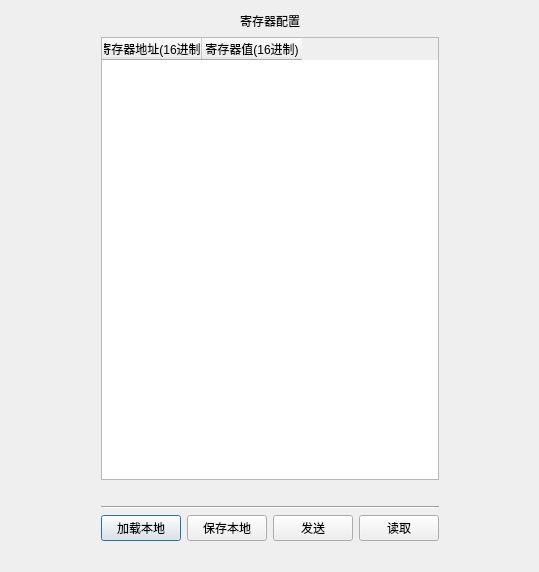
<?xml version="1.0" encoding="UTF-8"?>
<ui version="4.0">
 <class>RegisiterSetDialog</class>
 <widget class="QDialog" name="RegisiterSetDialog">
  <property name="geometry">
   <rect>
    <x>0</x>
    <y>0</y>
    <width>539</width>
    <height>572</height>
   </rect>
  </property>
  <property name="windowTitle">
   <string>寄存器配置界面</string>
  </property>
  <property name="windowIcon">
   <iconset resource="img.qrc">
    <normaloff>:/new/image/images/ccClippingBoxMultExport.png</normaloff>:/new/image/images/ccClippingBoxMultExport.png</iconset>
  </property>
  <layout class="QGridLayout" name="gridLayout">
   <item row="0" column="1">
    <layout class="QHBoxLayout" name="horizontalLayout">
     <item>
      <spacer name="horizontalSpacer">
       <property name="orientation">
        <enum>Qt::Horizontal</enum>
       </property>
       <property name="sizeHint" stdset="0">
        <size>
         <width>40</width>
         <height>20</height>
        </size>
       </property>
      </spacer>
     </item>
     <item>
      <widget class="QLabel" name="label">
       <property name="styleSheet">
        <string notr="true">font: 12pt &quot;黑体&quot;;</string>
       </property>
       <property name="text">
        <string>寄存器配置</string>
       </property>
      </widget>
     </item>
     <item>
      <spacer name="horizontalSpacer_2">
       <property name="orientation">
        <enum>Qt::Horizontal</enum>
       </property>
       <property name="sizeHint" stdset="0">
        <size>
         <width>40</width>
         <height>20</height>
        </size>
       </property>
      </spacer>
     </item>
    </layout>
   </item>
   <item row="1" column="1">
    <widget class="QTableWidget" name="tableWidget">
     <column>
      <property name="text">
       <string>寄存器地址(16进制)</string>
      </property>
     </column>
     <column>
      <property name="text">
       <string>寄存器值(16进制)</string>
      </property>
     </column>
    </widget>
   </item>
   <item row="2" column="0">
    <spacer name="horizontalSpacer_3">
     <property name="orientation">
      <enum>Qt::Horizontal</enum>
     </property>
     <property name="sizeHint" stdset="0">
      <size>
       <width>92</width>
       <height>20</height>
      </size>
     </property>
    </spacer>
   </item>
   <item row="2" column="2">
    <spacer name="horizontalSpacer_4">
     <property name="orientation">
      <enum>Qt::Horizontal</enum>
     </property>
     <property name="sizeHint" stdset="0">
      <size>
       <width>91</width>
       <height>20</height>
      </size>
     </property>
    </spacer>
   </item>
   <item row="3" column="1">
    <widget class="Line" name="line">
     <property name="orientation">
      <enum>Qt::Horizontal</enum>
     </property>
    </widget>
   </item>
   <item row="4" column="1">
    <layout class="QHBoxLayout" name="horizontalLayout_2">
     <item>
      <widget class="QPushButton" name="loadLocal_pushButton">
       <property name="text">
        <string>加载本地</string>
       </property>
      </widget>
     </item>
     <item>
      <widget class="QPushButton" name="saveLocal_pushButton">
       <property name="text">
        <string>保存本地</string>
       </property>
      </widget>
     </item>
     <item>
      <widget class="QPushButton" name="send_pushButton">
       <property name="text">
        <string>发送</string>
       </property>
      </widget>
     </item>
     <item>
      <widget class="QPushButton" name="read_pushButton">
       <property name="text">
        <string>读取</string>
       </property>
      </widget>
     </item>
    </layout>
   </item>
   <item row="5" column="1">
    <spacer name="horizontalSpacer_5">
     <property name="orientation">
      <enum>Qt::Horizontal</enum>
     </property>
     <property name="sizeHint" stdset="0">
      <size>
       <width>317</width>
       <height>20</height>
      </size>
     </property>
    </spacer>
   </item>
  </layout>
 </widget>
 <resources>
  <include location="img.qrc"/>
 </resources>
 <connections/>
</ui>
